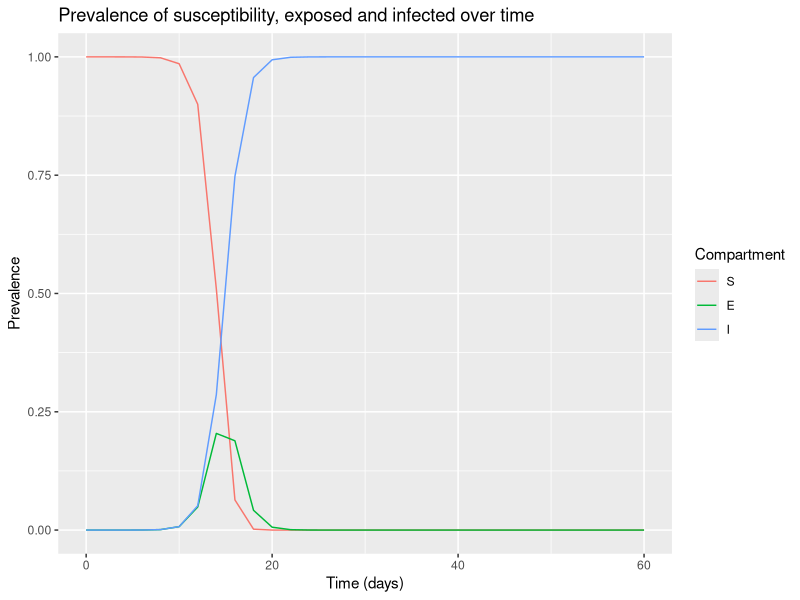

Source code (R):
# LOAD THE PACKAGES:
library(deSolve)
library(reshape2)
library(ggplot2)

# MODEL INPUTS:

# Vector storing the initial number of animals in each compartment
# (at timestep 0)
initial_state_values <- c(S = 999999,  # the whole population we're modelling
                          # is susceptible to infection
                          E = 1,       
                          I = 0)       
# population

# Vector storing the parameters describing the transition rates in
# units of years^-1
parameters <- c(beta = 2,      # the infection rate
                delta = 1)   # the rate of recovery, which acts on 
# those infected

# TIMESTEPS:

# Vector storing the sequence of timesteps to solve the model at
times <- seq(from = 0, to = 60, by = 2)   
# from 0 to 60 days in daily intervals

# SIR MODEL FUNCTION: 

# The model function takes as input arguments (in the following order):
# time, state and parameters
sie_model <- function(time, state, parameters) {  
  
  with(as.list(c(state, parameters)), {  # tell R to unpack variable names 
    # from the state and parameters inputs    
    
    # New: calculating the total population size N        
    N <- S+E+I # (the sum of the number of bovines in each compartment)
    
    # New: defining lambda as a function of beta and I:
    lambda <- beta * I/N
    # Another option is simply replacing lambda with this
    # expression in the differential equations below
    
    # The differential equations
    dS <- -lambda * S               
    dE <- lambda * S - delta * E    
    dI <- delta * E               
    
    return(list(c(dS, dE, dI))) 
  })
  
}

# MODEL OUTPUT (solving the differential equations):

# Solving the differential equations using the ode integration algorithm
output <- as.data.frame(ode(y = initial_state_values, 
                            times = times, 
                            func = sie_model,
                            parms = parameters))

# Plotting the output
output_long <- melt(as.data.frame(output), id = "time")                  # turn output dataset into long format

# Adding a column for the prevalence proportion to the long-format output
output_long$prevalence <- output_long$value/sum(initial_state_values)

# Plot the prevalence proportion
ggplot(data = output_long,                                               # specify object containing data to plot
       aes(x = time, y = prevalence, colour = variable, group = variable)) +  # assign columns to axes and groups
  geom_line() +                                                          # represent data as lines
  xlab("Time (days)")+                                                   # add label for x axis
  ylab("Prevalence") +                                      # add label for y axis
  labs(colour = "Compartment",                                           # add legend title
       title = "Prevalence of susceptibility, exposed and infected over time")   # add plot title
